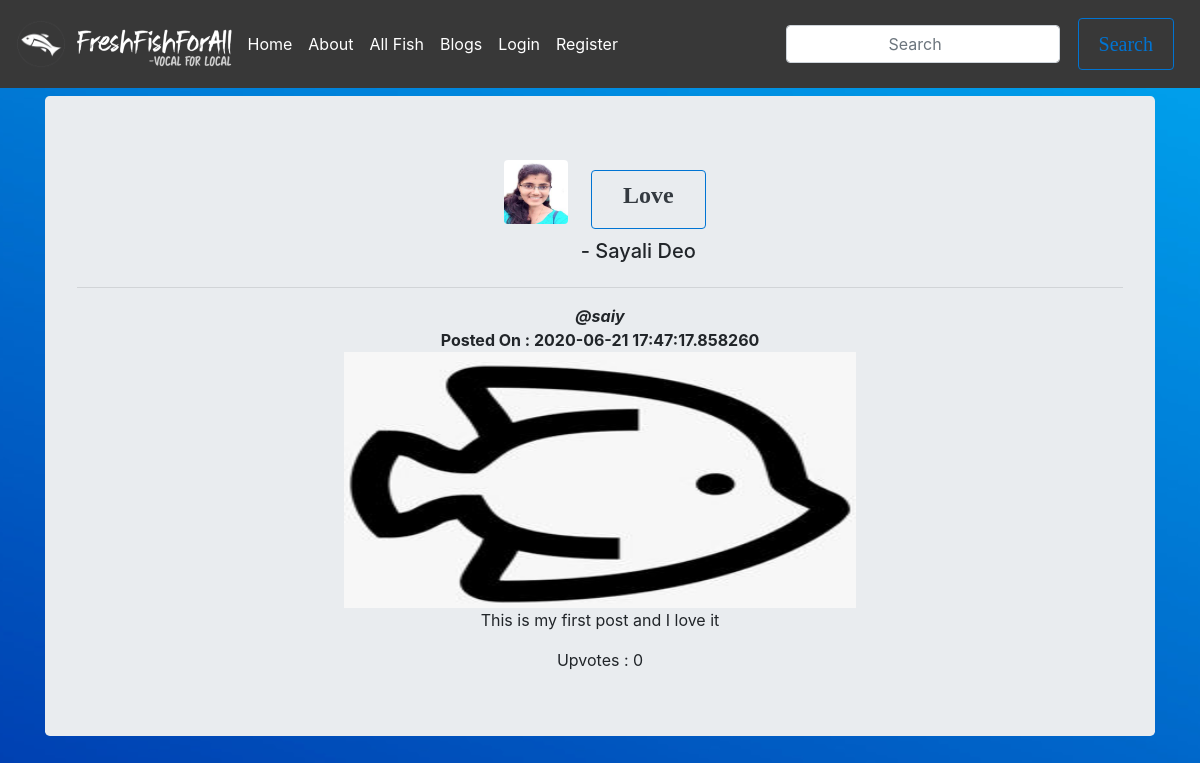
/post/all, run on the app's committed database.
### flaskblog/models.py (models this page shows, shortened)
class Post(db.Model):
    id = db.Column(db.Integer, primary_key = True)
    title = db.Column(db.String(20), nullable=False)
    date_posted = db.Column(db.DateTime, index=True, nullable=False, default=datetime.utcnow)
    content = db.Column(db.Text, nullable=False)
    image_file = db.Column(db.String(20))
    upvotes = db.Column(db.Integer)
    seller_id = db.Column(db.Integer, db.ForeignKey('user.id'), nullable=False)
    comments = db.relationship('Comment', backref='mypost', lazy=True)

class User(db.Model, UserMixin):
    id            = db.Column(db.Integer, primary_key = True)
    username      = db.Column(db.String(20), unique=True, nullable=False)
    fullname      = db.Column(db.String(60))
    email         = db.Column(db.String(20), unique=True)
    address       = db.Column(db.String(120))
    image_file    = db.Column(db.String(20), nullable=False, default='default.jpg')
    password      = db.Column(db.String(60), nullable=False)
    points        = db.Column(db.Integer)
    posts         = db.relationship('Post', backref='post_author', lazy=True)
    fishes        = db.relationship('Fish', backref='fish_seller', lazy='dynamic')
    mycarousel    = db.relationship('Mycarousel', backref='author', lazy='dynamic')
    followed = db.relationship(
        'User', secondary=followers,
        primaryjoin=(followers.c.follower_id == id),
        secondaryjoin=(followers.c.followed_id == id),
        backref=db.backref('followers', lazy='dynamic'), lazy='dynamic')

### flaskblog/routes.py (the view)
@app.route("/post/all", methods=['GET', 'POST'])
def all_posts():
    data = Post.query.all()
    return render_template('all_posts.html',data=data)

### flaskblog/templates/all_posts.html
{% extends "layout.html" %}
{% block content %}
<br>
<div class="container">
  {% for d in data %}
  <div class="jumbotron">
    <div style="display:inline-block; vertical-align:top " >
      <img src="{{ url_for('static', filename='profile_pics/' + d.post_author.image_file) }}" alt="64x64" class="mr-2 rounded" style="width: 64px; height: 64px;" data-holder-rendered="true">
    </div>
    <div style="display:inline-block">
      <button class="btn btn-block text-left" type="button" data-toggle="collapse" data-target="#collapseOne" aria-expanded="true" aria-controls="collapseOne">
          <h4><strong class="d-block text-dark">{{ d.title }}</strong></h4>
        </button>
      <h5> - {{ d.post_author.fullname }}</h5>
    </div>
    <hr>
    <i><strong class="d-block text-gray-dark">@{{ d.post_author.username }}</strong></i>
    <strong class="d-block text-gray-dark">Posted On : {{ d.date_posted }}</strong>
      <img src="{{ url_for('static', filename='post_pics/' + d.image_file) }}" alt="" style="display: block;
      margin-left: auto;
      margin-right: auto;
      width: 50%; width: 512px; height: 256px;">
      <p>{{ d.content }}</p>
      Upvotes : {{ d.upvotes }}
  </div>
  {% endfor %}
</div>
{% endblock content %}

### flaskblog/static/main.css (style rules this page uses)
* { margin:0; padding:0; box-sizing: border-box; text-align: center; clear:left; }
body { justify-content: center; align-items: center; text-align: center; min-height: 100vh; clear:left; }
body { margin:0;height:2000px; }
.btn { border : 1px solid#0074d3; background: none; padding: 10px 20px; font-size: 20px; font-family: "montserrat"; cursor: pointer; margin: 10px; transition: 0.5s; position: relative; overflow:hidden; }
.btn::before { content:""; position: absolute; left: 0; width: 100%; height: 0%; background: #0074d3; z-index: -1; transition: 0.5s; }

### data on the page
Post: image_file (picture), title "Love", post_author.fullname "Sayali Deo", post_author.username "saiy", date_posted "2020-06-21 17:47:17.858260", content "This is my first post and I love it", upvotes "0"
